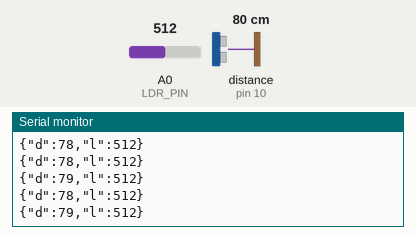
A sketch run on a simulated Arduino Uno, built with avr-gcc and run on an emulated ATmega328P. On the bench: the last lines printed to the serial monitor. Wiring (inferred from the names in the program): ultrasonic range finder: trigger pin 9; echo pin 10. The test bench sets the inputs (shaded band); at power-on: distance to the obstacle (sensor on pin 10) 80 cm, A0 (LDR_PIN) = 512. The echo pulse lasts 58.3 µs per cm.

Above: at 1.2 s.
1.3 s: distance to the obstacle (sensor on pin 10) set to 2 cm
At 1.38 s:
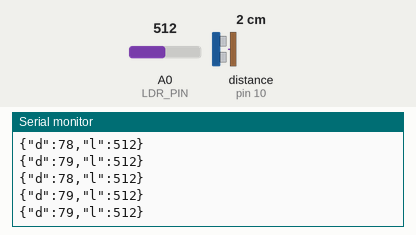
2.8 s: A0 (LDR_PIN) set to 390
At 2.97 s:
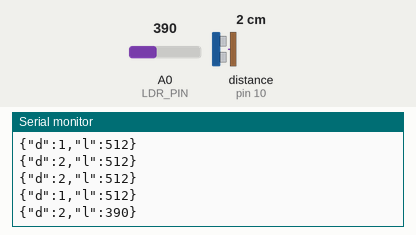
4.3 s: distance to the obstacle (sensor on pin 10) set to 4 cm
At 4.37 s:
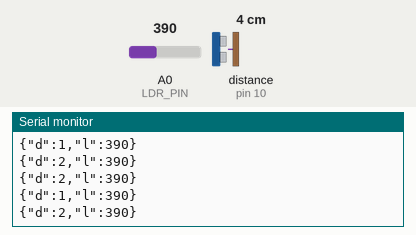
5.8 s: A0 (LDR_PIN) set to 410
At 5.97 s:
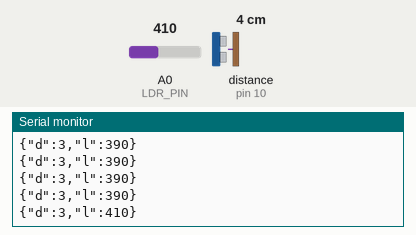
Timing chart, 0 to 8.3 s (numbered marks = the images above; inputs shaded):
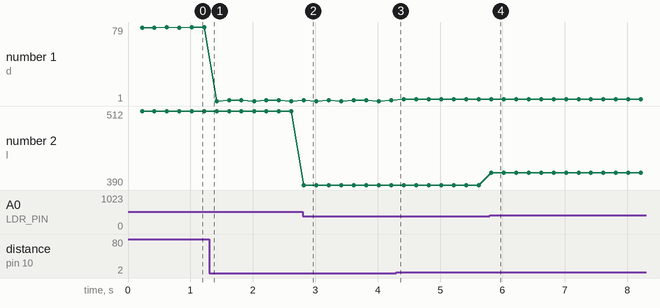

The sketch:

navassist.ino
```cpp
/*
 * NavAssist — Assistive Navigation for Visually Impaired Users
 * Arduino code for HC-SR04 ultrasonic sensor + LDR + HC-05 Bluetooth module
 *
 * Wiring:
 *   HC-SR04 TRIG -> Pin 9
 *   HC-SR04 ECHO -> Pin 10
 *   LDR          -> A0 (voltage divider: LDR + 10kΩ to GND)
 *   HC-05 TX     -> Pin 2 (SoftwareSerial RX)
 *   HC-05 RX     -> Pin 3 (SoftwareSerial TX, via 1kΩ+2kΩ voltage divider)
 */

#include <SoftwareSerial.h>

// ── Pin Definitions ──────────────────────────────────────────────
#define TRIG_PIN    9
#define ECHO_PIN    10
#define LDR_PIN     A0

// HC-05 connected on pins 2 (RX) and 3 (TX) at 9600 baud
SoftwareSerial btSerial(2, 3);

// ── Timing ───────────────────────────────────────────────────────
const unsigned long SEND_INTERVAL_MS = 200;  // 5 Hz update rate
unsigned long lastSendTime = 0;

// ── Setup ─────────────────────────────────────────────────────────
void setup() {
  Serial.begin(9600);       // USB debug monitor
  btSerial.begin(9600);     // HC-05 Bluetooth

  pinMode(TRIG_PIN, OUTPUT);
  pinMode(ECHO_PIN, INPUT);
  digitalWrite(TRIG_PIN, LOW);

  Serial.println("NavAssist ready. TRIG=9 ECHO=10 LDR=A0");
}

// ── Main Loop ─────────────────────────────────────────────────────
void loop() {
  unsigned long now = millis();
  if (now - lastSendTime >= SEND_INTERVAL_MS) {
    lastSendTime = now;

    int distanceCm = readDistance();
    int ldrRaw     = readLDR();

    // Send JSON over Bluetooth (newline-terminated for Android parser)
    String json = "{\"d\":" + String(distanceCm) + ",\"l\":" + String(ldrRaw) + "}\n";
    btSerial.print(json);

    // Mirror to USB Serial for debugging
    Serial.print(json);
  }
}

// ── HC-SR04 Distance Reading ──────────────────────────────────────
// Returns distance in cm, clamped to 0–400.
int readDistance() {
  // Ensure TRIG is low before pulse
  digitalWrite(TRIG_PIN, LOW);
  delayMicroseconds(2);

  // Send 10µs trigger pulse
  digitalWrite(TRIG_PIN, HIGH);
  delayMicroseconds(10);
  digitalWrite(TRIG_PIN, LOW);

  // Measure ECHO pulse width (timeout = 30000µs ≈ 510 cm)
  long duration = pulseIn(ECHO_PIN, HIGH, 30000);

  if (duration == 0) {
    return 400;  // Out of range — return max distance
  }

  // Convert to cm: speed of sound = 0.034 cm/µs, divide by 2 (round trip)
  int distance = (int)(duration * 0.034 / 2);

  // Clamp to valid range
  if (distance < 0)   distance = 0;
  if (distance > 400) distance = 400;

  return distance;
}

// ── LDR Light Level Reading ───────────────────────────────────────
// Returns raw ADC value 0–1023.
// Light level categories (used by Android app):
//   < 200  → dark
//   200–600 → dim
//   > 600  → bright
int readLDR() {
  return analogRead(LDR_PIN);
}
```

Measured:
- after the input at 2.8 s, the serial monitor: prints a new line at once (image 2)
- after the input at 5.8 s, the serial monitor: prints a new line at once (image 4)
- plotted number 1: 79 → 1 after the input at 1.3 s, 2 → 3 after the input at 4.3 s
- plotted number 2: 512 → 390 after the input at 2.8 s, 390 → 410 after the input at 5.8 s
